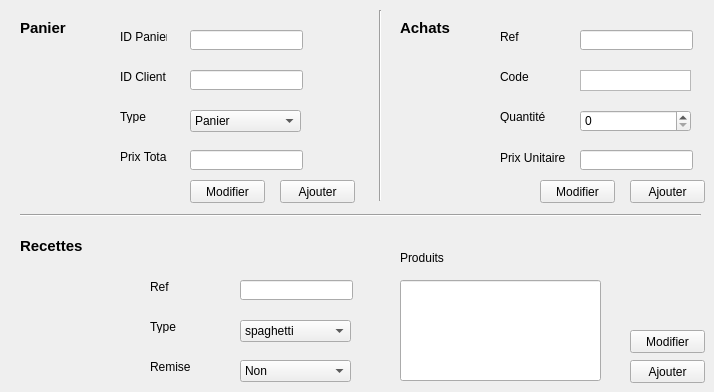
    <widget class="QWidget" name="tab">
     <attribute name="title">
      <string>Ajouter / Modifier</string>
     </attribute>
     <widget class="Line" name="line">
      <property name="geometry">
       <rect>
        <x>20</x>
        <y>200</y>
        <width>681</width>
        <height>31</height>
       </rect>
      </property>
      <property name="orientation">
       <enum>Qt::Horizontal</enum>
      </property>
     </widget>
     <widget class="Line" name="line_2">
      <property name="geometry">
       <rect>
        <x>370</x>
        <y>10</y>
        <width>20</width>
        <height>191</height>
       </rect>
      </property>
      <property name="orientation">
       <enum>Qt::Vertical</enum>
      </property>
     </widget>
     <widget class="QLabel" name="label">
      <property name="geometry">
       <rect>
        <x>20</x>
        <y>20</y>
        <width>81</width>
        <height>16</height>
       </rect>
      </property>
      <property name="font">
       <font>
        <pointsize>11</pointsize>
        <weight>75</weight>
        <bold>true</bold>
       </font>
      </property>
      <property name="text">
       <string>Panier</string>
      </property>
     </widget>
     <widget class="QLabel" name="label_2">
      <property name="geometry">
       <rect>
        <x>400</x>
        <y>20</y>
        <width>81</width>
        <height>16</height>
       </rect>
      </property>
      <property name="font">
       <font>
        <pointsize>11</pointsize>
        <weight>75</weight>
        <bold>true</bold>
       </font>
      </property>
      <property name="text">
       <string>Achats</string>
      </property>
     </widget>
     <widget class="QLabel" name="label_3">
      <property name="geometry">
       <rect>
        <x>20</x>
        <y>230</y>
        <width>241</width>
        <height>31</height>
       </rect>
      </property>
      <property name="font">
       <font>
        <pointsize>11</pointsize>
        <weight>75</weight>
        <bold>true</bold>
       </font>
      </property>
      <property name="text">
       <string>Recettes</string>
      </property>
     </widget>
     <widget class="QLabel" name="label_4">
      <property name="geometry">
       <rect>
        <x>120</x>
        <y>30</y>
        <width>47</width>
        <height>13</height>
       </rect>
      </property>
      <property name="text">
       <string>ID Panier</string>
      </property>
     </widget>
     <widget class="QLabel" name="label_5">
      <property name="geometry">
       <rect>
        <x>120</x>
        <y>70</y>
        <width>47</width>
        <height>13</height>
       </rect>
      </property>
      <property name="text">
       <string>ID Client</string>
      </property>
     </widget>
     <widget class="QLabel" name="label_6">
      <property name="geometry">
       <rect>
        <x>120</x>
        <y>110</y>
        <width>47</width>
        <height>13</height>
       </rect>
      </property>
      <property name="text">
       <string>Type</string>
      </property>
     </widget>
     <widget class="QPushButton" name="ajouter1">
      <property name="geometry">
       <rect>
        <x>280</x>
        <y>180</y>
        <width>75</width>
        <height>23</height>
       </rect>
      </property>
      <property name="text">
       <string>Ajouter</string>
      </property>
     </widget>
     <widget class="QLabel" name="label_7">
      <property name="geometry">
       <rect>
        <x>120</x>
        <y>150</y>
        <width>47</width>
        <height>13</height>
       </rect>
      </property>
      <property name="text">
       <string>Prix Total</string>
      </property>
     </widget>
     <widget class="QComboBox" name="comboBox">
      <property name="geometry">
       <rect>
        <x>190</x>
        <y>110</y>
        <width>111</width>
        <height>22</height>
       </rect>
      </property>
      <item>
       <property name="text">
        <string>Panier</string>
       </property>
      </item>
      <item>
       <property name="text">
        <string>Chariot</string>
       </property>
      </item>
     </widget>
     <widget class="QPushButton" name="ajouter2">
      <property name="geometry">
       <rect>
        <x>630</x>
        <y>180</y>
        <width>75</width>
        <height>23</height>
       </rect>
      </property>
      <property name="text">
       <string>Ajouter</string>
      </property>
     </widget>
     <widget class="QPushButton" name="ajouter3">
      <property name="geometry">
       <rect>
        <x>630</x>
        <y>360</y>
        <width>75</width>
        <height>23</height>
       </rect>
      </property>
      <property name="text">
       <string>Ajouter</string>
      </property>
     </widget>
     <widget class="QLineEdit" name="lineEdit">
      <property name="geometry">
       <rect>
        <x>190</x>
        <y>30</y>
        <width>113</width>
        <height>20</height>
       </rect>
      </property>
     </widget>
     <widget class="QLineEdit" name="lineEdit_2">
      <property name="geometry">
       <rect>
        <x>190</x>
        <y>70</y>
        <width>113</width>
        <height>20</height>
       </rect>
      </property>
     </widget>
     <widget class="QLineEdit" name="lineEdit_3">
      <property name="geometry">
       <rect>
        <x>190</x>
        <y>150</y>
        <width>113</width>
        <height>20</height>
       </rect>
      </property>
     </widget>
     <widget class="QLabel" name="label_9">
      <property name="geometry">
       <rect>
        <x>500</x>
        <y>30</y>
        <width>47</width>
        <height>13</height>
       </rect>
      </property>
      <property name="text">
       <string>Ref </string>
      </property>
     </widget>
     <widget class="QLineEdit" name="lineEdit_5">
      <property name="geometry">
       <rect>
        <x>580</x>
        <y>30</y>
        <width>113</width>
        <height>20</height>
       </rect>
      </property>
     </widget>
     <widget class="QLabel" name="label_10">
      <property name="geometry">
       <rect>
        <x>500</x>
        <y>110</y>
        <width>47</width>
        <height>13</height>
       </rect>
      </property>
      <property name="text">
       <string>Quantité</string>
      </property>
     </widget>
     <widget class="QSpinBox" name="spinBox">
      <property name="geometry">
       <rect>
        <x>580</x>
        <y>110</y>
        <width>111</width>
        <height>22</height>
       </rect>
      </property>
     </widget>
     <widget class="QLabel" name="label_11">
      <property name="geometry">
       <rect>
        <x>500</x>
        <y>150</y>
        <width>71</width>
        <height>16</height>
       </rect>
      </property>
      <property name="text">
       <string>Prix Unitaire</string>
      </property>
     </widget>
     <widget class="QLineEdit" name="lineEdit_6">
      <property name="geometry">
       <rect>
        <x>580</x>
        <y>150</y>
        <width>113</width>
        <height>20</height>
       </rect>
      </property>
     </widget>
     <widget class="QLabel" name="label_12">
      <property name="geometry">
       <rect>
        <x>150</x>
        <y>280</y>
        <width>47</width>
        <height>13</height>
       </rect>
      </property>
      <property name="text">
       <string>Ref</string>
      </property>
     </widget>
     <widget class="QLineEdit" name="lineEdit_7">
      <property name="geometry">
       <rect>
        <x>240</x>
        <y>280</y>
        <width>113</width>
        <height>20</height>
       </rect>
      </property>
     </widget>
     <widget class="QLabel" name="label_14">
      <property name="geometry">
       <rect>
        <x>400</x>
        <y>250</y>
        <width>61</width>
        <height>16</height>
       </rect>
      </property>
      <property name="text">
       <string>Produits</string>
      </property>
     </widget>
     <widget class="QLabel" name="label_22">
      <property name="geometry">
       <rect>
        <x>150</x>
        <y>360</y>
        <width>47</width>
        <height>13</height>
       </rect>
      </property>
      <property name="text">
       <string>Remise</string>
      </property>
     </widget>
     <widget class="QComboBox" name="comboBox_2">
      <property name="geometry">
       <rect>
        <x>240</x>
        <y>360</y>
        <width>111</width>
        <height>22</height>
       </rect>
      </property>
      <item>
       <property name="text">
        <string>Non</string>
       </property>
      </item>
      <item>
       <property name="text">
        <string>Oui</string>
       </property>
      </item>
     </widget>
     <widget class="QLabel" name="label_13">
      <property name="geometry">
       <rect>
        <x>500</x>
        <y>70</y>
        <width>47</width>
        <height>13</height>
       </rect>
      </property>
      <property name="text">
       <string>Code</string>
      </property>
     </widget>
     <widget class="QPushButton" name="modifier1">
      <property name="geometry">
       <rect>
        <x>190</x>
        <y>180</y>
        <width>75</width>
        <height>23</height>
       </rect>
      </property>
      <property name="text">
       <string>Modifier</string>
      </property>
     </widget>
     <widget class="QPushButton" name="modifier2">
      <property name="geometry">
       <rect>
        <x>540</x>
        <y>180</y>
        <width>75</width>
        <height>23</height>
       </rect>
      </property>
      <property name="text">
       <string>Modifier</string>
      </property>
     </widget>
     <widget class="QPushButton" name="modifier3">
      <property name="geometry">
       <rect>
        <x>630</x>
        <y>330</y>
        <width>75</width>
        <height>23</height>
       </rect>
      </property>
      <property name="text">
       <string>Modifier</string>
      </property>
     </widget>
     <widget class="QLineEdit" name="lineEdit_12">
      <property name="geometry">
       <rect>
        <x>400</x>
        <y>280</y>
        <width>201</width>
        <height>101</height>
       </rect>
      </property>
     </widget>
     <widget class="QListView" name="listprod">
      <property name="geometry">
       <rect>
        <x>580</x>
        <y>70</y>
        <width>111</width>
        <height>21</height>
       </rect>
      </property>
     </widget>
     <widget class="QComboBox" name="comboBox_3">
      <property name="geometry">
       <rect>
        <x>240</x>
        <y>320</y>
        <width>111</width>
        <height>22</height>
       </rect>
      </property>
      <item>
       <property name="text">
        <string>spaghetti</string>
       </property>
      </item>
      <item>
       <property name="text">
        <string>steak</string>
       </property>
      </item>
      <item>
       <property name="text">
        <string>salade</string>
       </property>
      </item>
     </widget>
     <widget class="QLabel" name="label_26">
      <property name="geometry">
       <rect>
        <x>150</x>
        <y>320</y>
        <width>47</width>
        <height>13</height>
       </rect>
      </property>
      <property name="text">
       <string>Type</string>
      </property>
     </widget>
    </widget>
